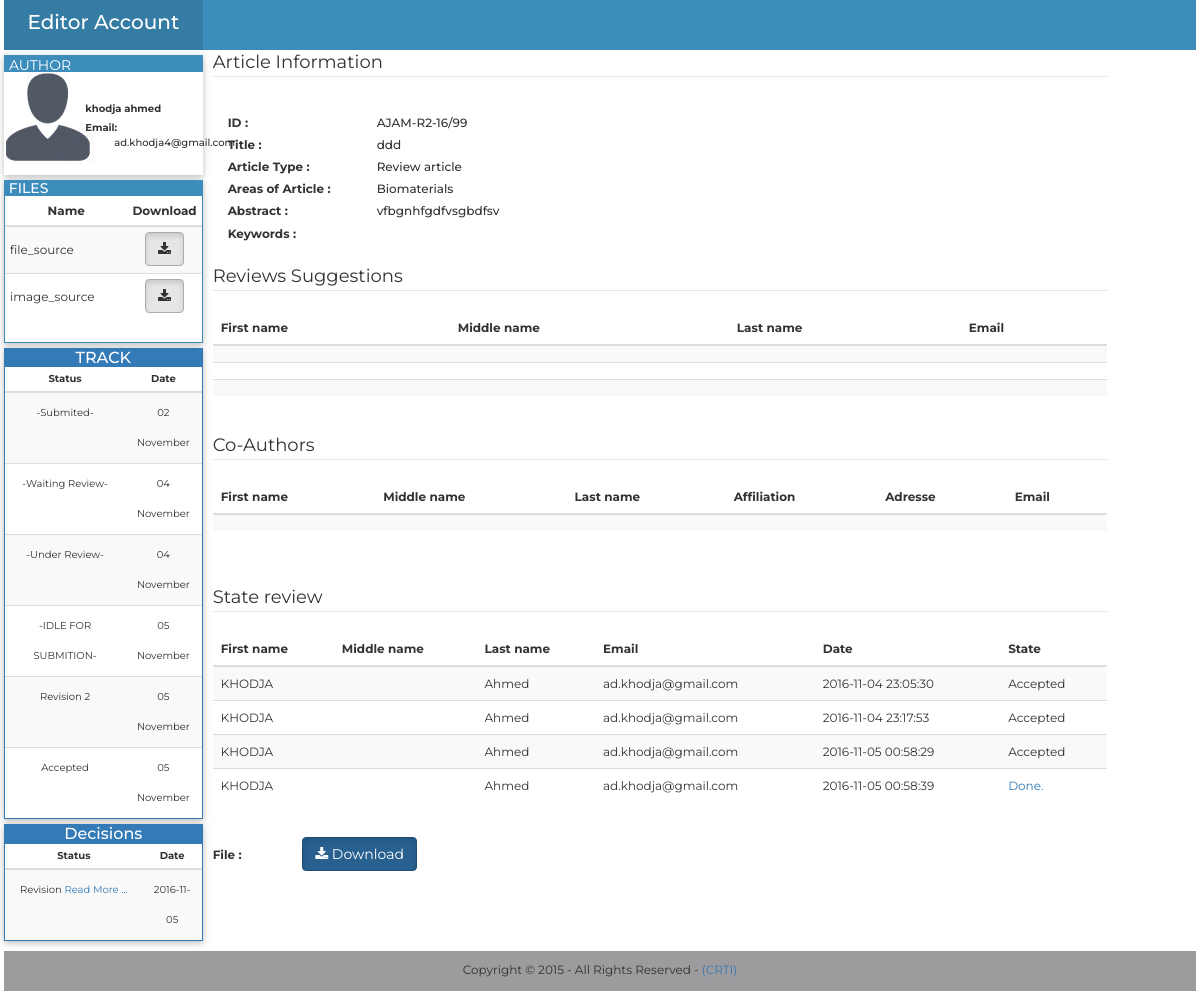
/Editor-in-chief/php/article_inf.php?idar=99&et_e=191 (signed in), run on the app's committed database.
### tables this page shows
CREATE TABLE `personne` (
  `id` int(11) NOT NULL AUTO_INCREMENT,
  `fname` varchar(255) NOT NULL,
  `mname` varchar(255) DEFAULT NULL,
  `lname` varchar(255) NOT NULL,
  `affiliation` varchar(255) NOT NULL,
  `adresse` varchar(255) NOT NULL,
  `city` varchar(255) NOT NULL,
  `state` varchar(255) NOT NULL,
  `contry` varchar(255) NOT NULL,
  `pcode` varchar(10) NOT NULL,
  `email` varchar(255) NOT NULL,
  `phone` varchar(20) DEFAULT NULL,
  `fax` varchar(20) DEFAULT NULL,
  `password` varchar(255) NOT NULL,
  `date` datetime DEFAULT NULL,
  `title` varchar(255) NOT NULL,
  `grade` varchar(255) NOT NULL,
  PRIMARY KEY (`id`),
  UNIQUE KEY `email` (`email`)
);

CREATE TABLE `file` (
  `id` int(11) NOT NULL AUTO_INCREMENT,
  `name` varchar(255) NOT NULL,
  `size` varchar(255) DEFAULT NULL,
  `article` int(11) NOT NULL,
  `type` varchar(20) NOT NULL,
  `extension` varchar(255) DEFAULT NULL,
  PRIMARY KEY (`id`),
  KEY `article_fk` (`article`),
  CONSTRAINT `article_fk` FOREIGN KEY (`article`) REFERENCES `article` (`id`) ON DELETE CASCADE ON UPDATE CASCADE
);

CREATE TABLE `state_editor` (
  `id` int(11) NOT NULL AUTO_INCREMENT,
  `article` int(11) NOT NULL,
  `file` int(11) DEFAULT NULL,
  `etat` varchar(255) NOT NULL,
  `date` datetime NOT NULL,
  `editor` int(11) NOT NULL,
  `vu` varchar(255) DEFAULT 'no',
  PRIMARY KEY (`id`),
  KEY `fk_article_editor_chef` (`article`),
  KEY `fk_file_editor_chef` (`file`),
  CONSTRAINT `fk_article_editor_chef` FOREIGN KEY (`article`) REFERENCES `article` (`id`) ON DELETE CASCADE ON UPDATE CASCADE,
  CONSTRAINT `fk_file_editor_chef` FOREIGN KEY (`file`) REFERENCES `file` (`id`) ON DELETE CASCADE ON UPDATE CASCADE
);

CREATE TABLE `decision` (
  `id` int(11) NOT NULL AUTO_INCREMENT,
  `decision` text NOT NULL,
  `state_author` int(11) NOT NULL,
  `article` int(11) NOT NULL,
  `editor` int(11) NOT NULL,
  `date` date NOT NULL,
  `file` varchar(255) DEFAULT NULL,
  `type` varchar(255) NOT NULL,
  PRIMARY KEY (`id`)
);

CREATE TABLE `article` (
  `etiquette` varchar(255) DEFAULT NULL,
  `id` int(11) NOT NULL AUTO_INCREMENT,
  `author` int(11) NOT NULL,
  `title` mediumtext NOT NULL,
  `type` varchar(255) NOT NULL,
  `area` varchar(255) NOT NULL,
  `abstract` text NOT NULL,
  `keywords` text NOT NULL,
  `date` datetime NOT NULL,
  `state` varchar(255) NOT NULL,
  `cle` varchar(255) NOT NULL,
  PRIMARY KEY (`id`),
  KEY `author` (`author`),
  CONSTRAINT `author` FOREIGN KEY (`author`) REFERENCES `personne` (`id`) ON DELETE CASCADE ON UPDATE CASCADE
);

CREATE TABLE `sug_rev` (
  `id` int(11) NOT NULL AUTO_INCREMENT,
  `fname` varchar(255) NOT NULL,
  `lname` varchar(255) NOT NULL,
  `mname` varchar(255) NOT NULL,
  `email` varchar(255) NOT NULL,
  `article` int(255) DEFAULT NULL,
  PRIMARY KEY (`id`)
);

CREATE TABLE `co_author` (
  `id` int(11) NOT NULL AUTO_INCREMENT,
  `fname` varchar(100) NOT NULL,
  `mname` varchar(100) DEFAULT NULL,
  `lname` varchar(100) NOT NULL,
  `affiliation` varchar(255) NOT NULL,
  `adresse` varchar(255) NOT NULL,
  `email` varchar(100) NOT NULL,
  `article` int(11) NOT NULL,
  PRIMARY KEY (`id`),
  KEY `article` (`article`),
  CONSTRAINT `article` FOREIGN KEY (`article`) REFERENCES `article` (`id`) ON DELETE CASCADE ON UPDATE CASCADE
);

CREATE TABLE `state_review` (
  `id` int(11) NOT NULL AUTO_INCREMENT,
  `article` int(11) NOT NULL,
  `file` int(11) NOT NULL,
  `date_accepte` datetime DEFAULT NULL,
  `date_result` datetime DEFAULT NULL,
  `resultat` int(11) DEFAULT NULL,
  `reviewer` int(11) NOT NULL,
  `cle` varchar(255) NOT NULL,
  `state` varchar(255) DEFAULT NULL,
  `cle2` varchar(255) NOT NULL,
  `date` datetime DEFAULT NULL,
  `type` varchar(255) DEFAULT NULL,
  `date_reject` datetime DEFAULT NULL,
  `decision` int(11) DEFAULT NULL,
  PRIMARY KEY (`id`)
);

CREATE TABLE `reviewer` (
  `id` int(11) NOT NULL AUTO_INCREMENT,
  `password` varchar(255) NOT NULL,
  `author` int(11) DEFAULT NULL,
  `fname` varchar(255) NOT NULL,
  `mname` varchar(255) DEFAULT NULL,
  `lname` varchar(255) NOT NULL,
  `email` varchar(255) NOT NULL,
  PRIMARY KEY (`id`)
);

### Editor-in-chief/php/article_inf.php (the view, shortened to what the rows shown need)
<?php
$id_article=intval($_GET['idar']);
include_once("../../../../php/cnx.php");
$select = $conn->query("SELECT etiquette,title,type,area,abstract,keywords,author FROM article WHERE id=".$id_article);
$row = $select->fetch_assoc();
$select_etat = $conn->query("SELECT id, etat,file, DATE_FORMAT(date, '%d %M') as date FROM state_editor WHERE article=".$id_article);
?>
<!doctype html>
<html xmlns="http://www.w3.org/1999/html" xmlns="http://www.w3.org/1999/html">
<head>
    <link href="../../../../bootstrap/css/bootstrap.min.css" rel="stylesheet" type="text/css">
    <link rel="stylesheet" href="../css/font-awesome.css" type="text/css" />
    <link href="https://cdn.datatables.net/1.10.10/css/dataTables.bootstrap.min.css" rel="stylesheet" type="text/css">
    <link href="../css/show2.css" rel="stylesheet" type="text/css">
</head>
<body>
<div class="container-fluid">
    <div class="row menu_row">
        <?php
        $select_author=$conn->query("SELECT fname,lname,email FROM personne WHERE id=".$row['author']);
        $row_author= $select_author->fetch_assoc();
        ?>
        <div class="col-sm-2 menu">
            <div class="row profile">
                <div class="col-sm-7 pading_profile text_moyen">
                    <div class="form-group">
                        <div class="row min_height">
                            <label class="col-lg-12 control-label no_padding font_12" for="text"><?php echo $row_author['fname']." ".$row_author['lname']; ?>  </label>
                        </div>
                        <div class="row min_height">
                            <label class="col-lg-3 control-label no_padding" for="text">Email: </label>
                            <label class="col-lg-9 control-label no_padding text_label" for="text">&nbsp;<?php echo" ". $row_author['email']  ?> </label>
                        </div>
                    </div>
                </div>
            </div>
            <div class="row menu">
                <div class="panel panel-info panel_perso">
                    <div class="panel-body panel_body_perso">
                        <div class="row">
                            <table class="table table-striped table-condensed">
                                <thead>
                                <tr>
                                    <th width="70%" class="text-center">Name</th>
                                    <th width="30">Download</th>
                                </tr>
                                </thead>
                                <tbody>
                                <?php
                                $file_sources=$conn->query("SELECT name,size,type from file WHERE article=".$id_article." AND type like '%source'");
                                while($file_res=$file_sources->fetch_assoc()){
                                    echo "<tr><td><span class='line_height'>".$file_res['type']."</span></td>";
                                    echo "<td class='text-center'><a href=\"downloads.php?id=".$row["author"]."&ida=".$id_article."&a=".$file_res['name']."\" style=\"color: #FFFFFF\"><button type=\"button\" class=\"btn btn-default active\"><i class=\"fa fa-download\"></i> </button></a></td></tr>";
                                }
                                ?>
                                </tbody>
                            </table>
                        </div>
                    </div>
                </div>
            </div>
            <div class="row menu">
                <?php
                if($select_etat->num_rows!=0){
                    echo"
<div class=\"panel panel-primary panel_perso\">
<div class=\"panel-heading head_perso\">
<h3 class=\"panel-title text-center\">TRACK</h3>
 </div>
  <table class=\"table table-striped table-condensed font_10\">
    <thead>
      <tr>
        <th  class=\"text-center\">Status</th>
        <th class=\"text-center\">Date</th>
      </tr>
    </thead>
    <tbody>";
                    while($row_etat = $select_etat->fetch_assoc()){
                        echo"
      <tr>
        <td class=\"text-center \"style=\"line-height:3;\">".$row_etat['etat']."</td>
        <td class=\"text-center\" style=\"line-height:3;\">".$row_etat['date']."</td>
      </tr>
    ";
                    }
                    echo"</tbody>
  </table>
</div>
";
                }
                ?>
            </div>
            <div class="row menu">
                <?php
                $select_decision=$conn->query("SELECT id,decision,type,date FROM decision WHERE article=".$id_article);
                if($select_decision->num_rows!=0){
                    echo"
<div class=\"panel panel-primary panel_perso\">
<div class=\"panel-heading head_perso\">
<h3 class=\"panel-title text-center\">Decisions</h3>
 </div>
  <table class=\"table table-striped table-condensed font_10\">
    <thead>
      <tr>
        <th width=\"70%\" class=\"text-center\">Status</th>
        <th   class=\"text-center\">Date</th>
      </tr>
    </thead>
    <tbody>";
                    while($row_decision = $select_decision->fetch_assoc()){
                        echo"
      <tr>
        <td class=\"text-center \"style=\"line-height:3;\">".$row_decision['type']." <a href=\"#\" data-width=\"700\" data-rel=".$row_decision['id']." class=\"poplight\">Read More ...</a></td>
        <td class=\"text-center\" style=\"line-height:3;\">".$row_decision['date']."</td>
      </tr>
 <div id=".$row_decision['id']." class=\"popup_block\">
                <p>Decision :</br></br>".utf8_encode(nl2br($row_decision['decision']))."</p>
            </div>
    ";
                    }
                    echo"</tbody>
  </table>
</div>
";
                }
                ?>
            </div>
        </div>
        <div class="col-sm-9 pad" >
            <div class="form-group">
                <div class="row">
                    <div class="form-group">
                        <div class="col-lg-10">
                            <label for="text" class=" control-label text-left texte text_label" ><?php echo $row['etiquette'].$id_article; ?> </label>
                        </div>
                    </div>
                </div><div class="row">
                    <div class="form-group">
                        <div class="col-lg-10">
                            <label for="text" class=" control-label text-left texte text_label" ><?php echo $row['title']; ?> </label>
                        </div>
                    </div>
                </div>
                <div class="row">
                    <div class="form-group">
                        <div class="col-lg-10">
                            <label for="text" class=" control-label text-left texte text_label" ><?php echo $row['type']; ?> </label>
                        </div>
                    </div>
                </div>
                <div class="row">
                    <div class="form-group">
                        <div class="col-lg-10">
                            <label for="text" class=" control-label text-left texte text_label" ><?php echo $row['area']; ?> </label>
                        </div>
                    </div>
                </div>
                <div class="row">
                    <div class="form-group">
                        <div class="col-lg-10">
                            <label for="text" class="  text-left texte text_label" ><?php  echo $row['abstract'] ; ?> </label>
                        </div>
                    </div>
                </div>
                <?php
                $select2 = $conn->query("SELECT fname,mname,lname,email FROM sug_rev WHERE article=".$id_article);
                echo"
<div class=\"row\"><legend class='texte_legend'>Reviews Suggestions</legend> </div>
<div class=\"row\">
    <table class=\"table table-striped\" >
    <thead>
      <tr>
        <th>First name</th>
        <th>Middle name</th>
        <th>Last name</th>
        <th>Email</th>
      </tr>
    </thead>
    <tbody>";
                while($row2 = $select2->fetch_assoc()){
                    echo"
      <tr>
        <td class='texte'>".$row2['fname']."</td>
        <td class='texte'>".$row2['mname']."</td>
        <td class='texte'>".$row2['lname']."</td>
        <td class='texte'>".$row2['email']."</td>
      </tr>
                    ";
                }
                echo"</tbody>
  </table>
</div>
                       ";
                ?>
                <?php
                $co=$conn->query("SELECT fname,mname,lname,affiliation,adresse,email  FROM co_author WHERE article=".$id_article);
                if ($co->num_rows!=0) {
                    echo"
<div class=\"row\"><legend class='texte_legend'>Co-Authors </legend> </div>
<div class=\"row\">
    <table class=\"table table-striped\" >
    <thead>
      <tr>
        <th>First name</th>
        <th>Middle name</th>
        <th>Last name</th>
        <th>Affiliation</th>
        <th>Adresse</th>
        <th>Email</th>
      </tr>
    </thead>
    <tbody>";
                    while($co_row = $co->fetch_assoc()){
                        echo"
      <tr>
        <td class='texte'>".$co_row['fname']."</td>
        <td class='texte'>".$co_row['mname']."</td>
        <td class='texte'>".$co_row['lname']."</td>
        <td class='texte'>".$co_row['affiliation']."</td>
        <td class='texte'>".$co_row['adresse']."</td>
        <td class='texte'>".$co_row['email']."</td>
      </tr>
                    ";
                    }
                    echo"</tbody>
  </table>
</div>
                       ";
                }
                ?>
                <div class="row">
                    <?php
                    $review=$conn->query("SELECT reviewer,date_accepte,resultat,date_result,date,state from state_review WHERE article=".$id_article);
                    if($review)
                    {
                        echo"
<legend class='texte_legend'>State review </legend> <table class=\"table table-striped\" >
    <thead>
      <tr>
        <th>First name</th>
        <th>Middle name</th>
        <th>Last name</th>
        <th>Email</th>
        <th>Date</th>
        <th>State</th>
      </tr>
    </thead>
    <tbody>";
                        while ($res_rev=$review->fetch_assoc()){
                            $reviewver=$conn->query("SELECT fname,mname,lname,email from reviewer WHERE id=".$res_rev["reviewer"]);
                            if($reviewver){
                                $rev_inf=$reviewver->fetch_assoc();
                            }else{die('Error : ('. $conn->error .') '. $conn->error);}
                            echo"
    <tr>
        <td class='texte'>".$rev_inf['fname']."</td>
        <td class='texte'>".$rev_inf['mname']."</td>
        <td class='texte'>".$rev_inf['lname']."</td>
        <td class='texte'>".$rev_inf['email']."</td>
        <td class='texte'>".$res_rev["date"]."</td>
    ";if($res_rev["state"]!=null){
                                if($res_rev["state"]=='Finished'){
                                    $select=$conn->query("SELECT Novelty,Technical,Relevance,Quality,Comments,recommendation,Confidential from res_rev WHERE id=".$res_rev["resultat"]);
                                    if($select){
                                        $row_rev=$select->fetch_assoc();
                                        echo "
 <div id=d".$res_rev["resultat"]." class=\"popup_block\">
   <label>Novelty and originality : ".$row_rev['Novelty']."</label>
      <label>Technical content and correctness :".$row_rev['Technical']."</label>
      <label>Relevance and Timeliness :". $row_rev['Relevance']."</label>
   <label>Quality of presentation :". $row_rev['Quality']."</label>
   <label>Overall recommendation :". $row_rev['recommendation']."</label>
<label>Comments :</label>
<p>". nl2br($row_rev['Comments'])."</p>
<label>Confidential :</label>
<p>". nl2br($row_rev['Confidential'])."</p>
  </div>";
                                    }echo" <td class='texte'> <a href=\"#\" data-width=\"700\" data-rel=d".$res_rev["resultat"]." class=\"poplight\">Done.</a></td>  ";
                                }else{
                                    echo" <td class='texte'>".$res_rev["state"]."</td>  ";}
                            }else
                            {
                                echo" <td class='texte'>-----</td>  ";
                            }
                        }
                        echo"</tr></tbody></table>";
                    }
                    ?>
                </div>
            </div>
        </div>
    </div>
</body>
</html>

### data on the page
personne: fname "khodja", lname "ahmed", email "ad.khodja4@gmail.com"
file: type "file_source"
file: type "image_source"
state_editor: etat "-Submited-", date "02 November"
state_editor: etat "-Waiting Review-", date "04 November"
state_editor: etat "-Under Review-", date "04 November"
state_editor: etat "-IDLE FOR SUBMITION-", date "05 November"
state_editor: etat "Revision 2", date "05 November"
state_editor: etat "Accepted", date "05 November"
decision: type "Revision", date "2016-11-05"
article: etiquette "AJAM-R2-16/", title "ddd", type "Review article", area "Biomaterials", abstract "vfbgnhfgdfvsgbdfsv"
state_review: reviewer.fname "KHODJA", reviewer.lname "Ahmed", reviewer.email "ad.khodja@gmail.com", date "2016-11-04 23:05:30", state "Accepted"
state_review: reviewer.fname "KHODJA", reviewer.lname "Ahmed", reviewer.email "ad.khodja@gmail.com", date "2016-11-04 23:17:53", state "Accepted"
state_review: reviewer.fname "KHODJA", reviewer.lname "Ahmed", reviewer.email "ad.khodja@gmail.com", date "2016-11-05 00:58:29", state "Accepted"
state_review: reviewer.fname "KHODJA", reviewer.lname "Ahmed", reviewer.email "ad.khodja@gmail.com", date "2016-11-05 00:58:39"

### other printed values
$id_article "99"
